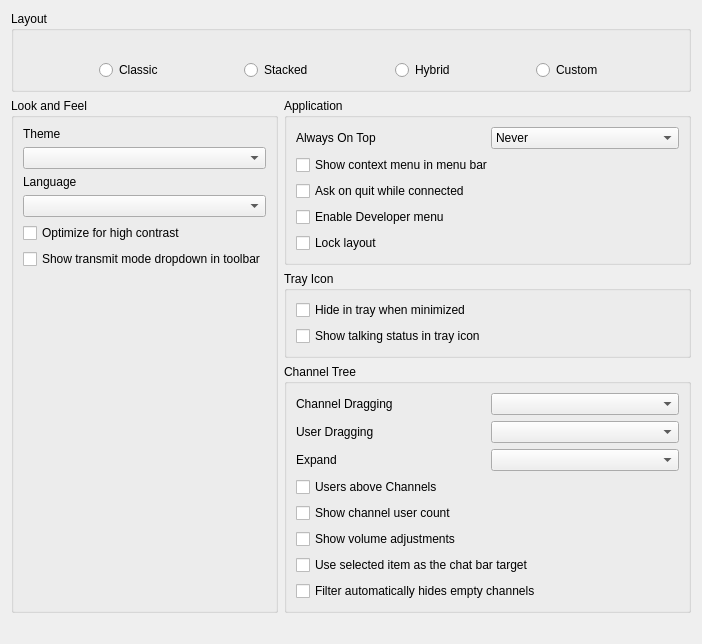
<?xml version="1.0" encoding="UTF-8"?>
<ui version="4.0">
 <class>LookConfig</class>
 <widget class="QWidget" name="LookConfig">
  <property name="geometry">
   <rect>
    <x>0</x>
    <y>0</y>
    <width>702</width>
    <height>611</height>
   </rect>
  </property>
  <property name="windowTitle">
   <string notr="true">Form</string>
  </property>
  <layout class="QGridLayout" name="gridLayout_4">
   <item row="1" column="0" rowspan="3">
    <widget class="QGroupBox" name="qgbLookFeel">
     <property name="title">
      <string>Look and Feel</string>
     </property>
     <layout class="QGridLayout" name="gridLayout">
      <item row="3" column="0" colspan="2">
       <widget class="MUComboBox" name="qcbLanguage">
        <property name="toolTip">
         <string>Language to use (requires restart)</string>
        </property>
        <property name="whatsThis">
         <string>&lt;b&gt;This sets which language Mumble should use.&lt;/b&gt;&lt;br /&gt;You have to restart Mumble to use the new language.</string>
        </property>
       </widget>
      </item>
      <item row="0" column="0">
       <widget class="QLabel" name="qliTheme">
        <property name="text">
         <string>Theme</string>
        </property>
       </widget>
      </item>
      <item row="1" column="0" colspan="2">
       <widget class="MUComboBox" name="qcbTheme">
        <property name="sizePolicy">
         <sizepolicy hsizetype="Preferred" vsizetype="Fixed">
          <horstretch>0</horstretch>
          <verstretch>0</verstretch>
         </sizepolicy>
        </property>
        <property name="toolTip">
         <string>Theme to use to style the user interface</string>
        </property>
        <property name="whatsThis">
         <string>&lt;b&gt;Configures which theme the Mumble user interface should be styled with&lt;/b&gt;&lt;br /&gt;Mumble will pick up themes from certain directories and display them in this list. The one you select will be used to customize the visual appearance of Mumble. This includes colors, icons and more.</string>
        </property>
       </widget>
      </item>
      <item row="5" column="0" colspan="2">
       <widget class="QCheckBox" name="qcbShowTransmitModeComboBox">
        <property name="text">
         <string>Show transmit mode dropdown in toolbar</string>
        </property>
       </widget>
      </item>
      <item row="4" column="0" colspan="2">
       <widget class="QCheckBox" name="qcbHighContrast">
        <property name="toolTip">
         <string>Apply some high contrast optimizations for visually impaired users</string>
        </property>
        <property name="text">
         <string>Optimize for high contrast</string>
        </property>
       </widget>
      </item>
      <item row="6" column="0">
       <spacer name="verticalSpacer">
        <property name="orientation">
         <enum>Qt::Vertical</enum>
        </property>
        <property name="sizeHint" stdset="0">
         <size>
          <width>20</width>
          <height>40</height>
         </size>
        </property>
       </spacer>
      </item>
      <item row="2" column="0">
       <widget class="QLabel" name="qliLanguage">
        <property name="text">
         <string>Language</string>
        </property>
        <property name="buddy">
         <cstring>qcbLanguage</cstring>
        </property>
       </widget>
      </item>
      <item row="0" column="1">
       <widget class="QLabel" name="qlThemesDirectory">
        <property name="text">
         <string/>
        </property>
        <property name="alignment">
         <set>Qt::AlignRight|Qt::AlignTrailing|Qt::AlignVCenter</set>
        </property>
       </widget>
      </item>
     </layout>
    </widget>
   </item>
   <item row="2" column="1">
    <widget class="QGroupBox" name="qgbTray">
     <property name="title">
      <string>Tray Icon</string>
     </property>
     <layout class="QVBoxLayout" name="verticalLayout">
      <item>
       <widget class="QCheckBox" name="qcbHideTray">
        <property name="toolTip">
         <string>Hide the main Mumble window in the tray when it is minimized.</string>
        </property>
        <property name="whatsThis">
         <string>&lt;b&gt;If set, minimizing the Mumble main window will cause it to be hidden and accessible only from the tray. Otherwise, it will be minimized as a window normally would.&lt;/b&gt;</string>
        </property>
        <property name="text">
         <string>Hide in tray when minimized</string>
        </property>
       </widget>
      </item>
      <item>
       <widget class="QCheckBox" name="qcbStateInTray">
        <property name="toolTip">
         <string>Displays talking status in system tray</string>
        </property>
        <property name="whatsThis">
         <string/>
        </property>
        <property name="text">
         <string>Show talking status in tray icon</string>
        </property>
       </widget>
      </item>
     </layout>
    </widget>
   </item>
   <item row="5" column="1">
    <spacer name="verticalSpacer_2">
     <property name="orientation">
      <enum>Qt::Vertical</enum>
     </property>
     <property name="sizeHint" stdset="0">
      <size>
       <width>20</width>
       <height>40</height>
      </size>
     </property>
    </spacer>
   </item>
   <item row="4" column="1">
    <spacer name="horizontalSpacer">
     <property name="orientation">
      <enum>Qt::Horizontal</enum>
     </property>
     <property name="sizeHint" stdset="0">
      <size>
       <width>40</width>
       <height>20</height>
      </size>
     </property>
    </spacer>
   </item>
   <item row="1" column="1">
    <widget class="QGroupBox" name="qgbApplication">
     <property name="title">
      <string>Application</string>
     </property>
     <layout class="QGridLayout" name="gridLayout_3" columnstretch="0,0">
      <item row="0" column="0">
       <widget class="QLabel" name="qliAlwaysOnTop">
        <property name="text">
         <string>Always On Top</string>
        </property>
       </widget>
      </item>
      <item row="0" column="1">
       <widget class="MUComboBox" name="qcbAlwaysOnTop">
        <property name="toolTip">
         <string>This setting controls when the application will be always on top.</string>
        </property>
        <property name="whatsThis">
         <string>This setting controls in which situations the application will stay always on top. If you select &lt;i&gt;Never&lt;/i&gt; the application will not stay on top. &lt;i&gt;Always&lt;/i&gt; will always keep the application on top. &lt;i&gt;In minimal view&lt;/i&gt; / &lt;i&gt;In normal view&lt;/i&gt; will only keep the application always on top when minimal view is activated / deactivated.</string>
        </property>
        <item>
         <property name="text">
          <string>Never</string>
         </property>
        </item>
        <item>
         <property name="text">
          <string>Always</string>
         </property>
        </item>
        <item>
         <property name="text">
          <string>In minimal view</string>
         </property>
        </item>
        <item>
         <property name="text">
          <string>In normal view</string>
         </property>
        </item>
       </widget>
      </item>
      <item row="1" column="0" colspan="2">
       <widget class="QCheckBox" name="qcbShowContextMenuInMenuBar">
        <property name="toolTip">
         <string>Adds user and channel context menus into the menu bar</string>
        </property>
        <property name="text">
         <string>Show context menu in menu bar</string>
        </property>
       </widget>
      </item>
      <item row="2" column="0" colspan="2">
       <widget class="QCheckBox" name="qcbAskOnQuit">
        <property name="toolTip">
         <string>Ask whether to close or minimize when quitting Mumble.</string>
        </property>
        <property name="whatsThis">
         <string>&lt;b&gt;If set, will verify you want to quit if connected.&lt;/b&gt;</string>
        </property>
        <property name="text">
         <string>Ask on quit while connected</string>
        </property>
       </widget>
      </item>
      <item row="3" column="0" colspan="2">
       <widget class="QCheckBox" name="qcbEnableDeveloperMenu">
        <property name="whatsThis">
         <string>&lt;b&gt;Enable Developer menu&lt;/b&gt;&lt;br /&gt;This enables the &quot;Developer&quot;-menu in Mumble. This menu is used for developer-specific features, such as the Developer Console.</string>
        </property>
        <property name="text">
         <string>Enable Developer menu</string>
        </property>
       </widget>
      </item>
      <item row="4" column="0" colspan="2">
       <widget class="QCheckBox" name="qcbLockLayout">
        <property name="whatsThis">
         <string>When in custom layout mode, checking this disables rearranging.</string>
        </property>
        <property name="text">
         <string>Lock layout</string>
        </property>
       </widget>
      </item>
     </layout>
    </widget>
   </item>
   <item row="3" column="1">
    <widget class="QGroupBox" name="qgbChannel">
     <property name="title">
      <string>Channel Tree</string>
     </property>
     <layout class="QGridLayout" name="gridLayout_2" columnstretch="0,0">
      <item row="0" column="0">
       <widget class="QLabel" name="qliChannelDrag">
        <property name="text">
         <string>Channel Dragging</string>
        </property>
       </widget>
      </item>
      <item row="0" column="1">
       <widget class="MUComboBox" name="qcbChannelDrag">
        <property name="toolTip">
         <string>This changes the behavior when moving channels.</string>
        </property>
        <property name="whatsThis">
         <string>This sets the behavior of channel drags; it can be used to prevent accidental dragging. &lt;i&gt;Move&lt;/i&gt; moves the channel without prompting. &lt;i&gt;Do Nothing&lt;/i&gt; does nothing and prints an error message. &lt;i&gt;Ask&lt;/i&gt; uses a message box to confirm if you really wanted to move the channel.</string>
        </property>
       </widget>
      </item>
      <item row="1" column="0">
       <widget class="QLabel" name="qliUserDrag">
        <property name="text">
         <string>User Dragging</string>
        </property>
       </widget>
      </item>
      <item row="1" column="1">
       <widget class="MUComboBox" name="qcbUserDrag">
        <property name="toolTip">
         <string>This changes the behavior when moving users.</string>
        </property>
        <property name="whatsThis">
         <string>This sets the behavior of user drags; it can be used to prevent accidental dragging. &lt;i&gt;Move&lt;/i&gt; moves the user without prompting. &lt;i&gt;Do Nothing&lt;/i&gt; does nothing and prints an error message. &lt;i&gt;Ask&lt;/i&gt; uses a message box to confirm if you really wanted to move the user.</string>
        </property>
       </widget>
      </item>
      <item row="2" column="0">
       <widget class="QLabel" name="qliExpand">
        <property name="text">
         <string>Expand</string>
        </property>
       </widget>
      </item>
      <item row="2" column="1">
       <widget class="MUComboBox" name="qcbExpand">
        <property name="toolTip">
         <string>When to automatically expand channels</string>
        </property>
        <property name="whatsThis">
         <string>This sets which channels to automatically expand. &lt;i&gt;None&lt;/i&gt; and &lt;i&gt;All&lt;/i&gt; will expand no or all channels, while &lt;i&gt;Only with users&lt;/i&gt; will expand and collapse channels as users join and leave them.</string>
        </property>
       </widget>
      </item>
      <item row="3" column="0" colspan="2">
       <widget class="QCheckBox" name="qcbUsersTop">
        <property name="toolTip">
         <string>List users above subchannels (requires restart).</string>
        </property>
        <property name="whatsThis">
         <string>&lt;b&gt;If set, users will be shown above subchannels in the channel view.&lt;/b&gt;&lt;br /&gt;A restart of Mumble is required to see the change.</string>
        </property>
        <property name="text">
         <string>Users above Channels</string>
        </property>
       </widget>
      </item>
      <item row="4" column="0" colspan="2">
       <widget class="QCheckBox" name="qcbShowUserCount">
        <property name="toolTip">
         <string>Show number of users in each channel</string>
        </property>
        <property name="text">
         <string>Show channel user count</string>
        </property>
       </widget>
      </item>
      <item row="5" column="0" colspan="2">
       <widget class="QCheckBox" name="qcbShowVolumeAdjustments">
        <property name="toolTip">
         <string>Show the local volume adjustment for each user (if any).</string>
        </property>
        <property name="text">
         <string>Show volume adjustments</string>
        </property>
       </widget>
      </item>
      <item row="6" column="0" colspan="2">
       <widget class="QCheckBox" name="qcbChatBarUseSelection">
        <property name="text">
         <string>Use selected item as the chat bar target</string>
        </property>
       </widget>
      </item>
      <item row="7" column="0" colspan="2">
       <widget class="QCheckBox" name="qcbFilterHidesEmptyChannels">
        <property name="text">
         <string>Filter automatically hides empty channels</string>
        </property>
       </widget>
      </item>
     </layout>
    </widget>
   </item>
   <item row="0" column="0" colspan="2">
    <widget class="QGroupBox" name="qgbLayout">
     <property name="title">
      <string>Layout</string>
     </property>
     <layout class="QGridLayout" name="gridLayoutLayout">
      <item row="0" column="5">
       <widget class="QLabel" name="qlLHybrid">
        <property name="sizePolicy">
         <sizepolicy hsizetype="Preferred" vsizetype="Preferred">
          <horstretch>0</horstretch>
          <verstretch>0</verstretch>
         </sizepolicy>
        </property>
        <property name="text">
         <string/>
        </property>
        <property name="pixmap">
         <pixmap>skin:layout_hybrid.svg</pixmap>
        </property>
        <property name="scaledContents">
         <bool>false</bool>
        </property>
       </widget>
      </item>
      <item row="1" column="5">
       <widget class="QRadioButton" name="qrbLHybrid">
        <property name="sizePolicy">
         <sizepolicy hsizetype="Preferred" vsizetype="Fixed">
          <horstretch>0</horstretch>
          <verstretch>0</verstretch>
         </sizepolicy>
        </property>
        <property name="text">
         <string>Hybrid</string>
        </property>
        <property name="iconSize">
         <size>
          <width>64</width>
          <height>64</height>
         </size>
        </property>
       </widget>
      </item>
      <item row="1" column="7">
       <widget class="QRadioButton" name="qrbLCustom">
        <property name="sizePolicy">
         <sizepolicy hsizetype="Preferred" vsizetype="Fixed">
          <horstretch>0</horstretch>
          <verstretch>0</verstretch>
         </sizepolicy>
        </property>
        <property name="text">
         <string>Custom</string>
        </property>
       </widget>
      </item>
      <item row="0" column="7">
       <widget class="QLabel" name="qlLCustom">
        <property name="text">
         <string/>
        </property>
        <property name="pixmap">
         <pixmap>skin:layout_custom.svg</pixmap>
        </property>
       </widget>
      </item>
      <item row="1" column="3">
       <widget class="QRadioButton" name="qrbLStacked">
        <property name="sizePolicy">
         <sizepolicy hsizetype="Preferred" vsizetype="Fixed">
          <horstretch>0</horstretch>
          <verstretch>0</verstretch>
         </sizepolicy>
        </property>
        <property name="text">
         <string>Stacked</string>
        </property>
        <property name="iconSize">
         <size>
          <width>64</width>
          <height>64</height>
         </size>
        </property>
       </widget>
      </item>
      <item row="1" column="1">
       <widget class="QRadioButton" name="qrbLClassic">
        <property name="sizePolicy">
         <sizepolicy hsizetype="Preferred" vsizetype="Fixed">
          <horstretch>0</horstretch>
          <verstretch>0</verstretch>
         </sizepolicy>
        </property>
        <property name="text">
         <string>Classic</string>
        </property>
        <property name="iconSize">
         <size>
          <width>64</width>
          <height>64</height>
         </size>
        </property>
       </widget>
      </item>
      <item row="1" column="2">
       <spacer name="horizontalSpacer_4">
        <property name="orientation">
         <enum>Qt::Horizontal</enum>
        </property>
        <property name="sizeHint" stdset="0">
         <size>
          <width>40</width>
          <height>20</height>
         </size>
        </property>
       </spacer>
      </item>
      <item row="0" column="1">
       <widget class="QLabel" name="qlLClassic">
        <property name="sizePolicy">
         <sizepolicy hsizetype="Preferred" vsizetype="Preferred">
          <horstretch>0</horstretch>
          <verstretch>0</verstretch>
         </sizepolicy>
        </property>
        <property name="pixmap">
         <pixmap>skin:layout_classic.svg</pixmap>
        </property>
       </widget>
      </item>
      <item row="0" column="3">
       <widget class="QLabel" name="qlLStacked">
        <property name="sizePolicy">
         <sizepolicy hsizetype="Preferred" vsizetype="Preferred">
          <horstretch>0</horstretch>
          <verstretch>0</verstretch>
         </sizepolicy>
        </property>
        <property name="text">
         <string/>
        </property>
        <property name="pixmap">
         <pixmap>skin:layout_stacked.svg</pixmap>
        </property>
       </widget>
      </item>
      <item row="1" column="4">
       <spacer name="horizontalSpacer_5">
        <property name="orientation">
         <enum>Qt::Horizontal</enum>
        </property>
        <property name="sizeHint" stdset="0">
         <size>
          <width>40</width>
          <height>20</height>
         </size>
        </property>
       </spacer>
      </item>
      <item row="1" column="0">
       <spacer name="horizontalSpacer_2">
        <property name="orientation">
         <enum>Qt::Horizontal</enum>
        </property>
        <property name="sizeHint" stdset="0">
         <size>
          <width>40</width>
          <height>20</height>
         </size>
        </property>
       </spacer>
      </item>
      <item row="1" column="8">
       <spacer name="horizontalSpacer_3">
        <property name="orientation">
         <enum>Qt::Horizontal</enum>
        </property>
        <property name="sizeHint" stdset="0">
         <size>
          <width>40</width>
          <height>20</height>
         </size>
        </property>
       </spacer>
      </item>
      <item row="1" column="6">
       <spacer name="horizontalSpacer_6">
        <property name="orientation">
         <enum>Qt::Horizontal</enum>
        </property>
        <property name="sizeHint" stdset="0">
         <size>
          <width>40</width>
          <height>20</height>
         </size>
        </property>
       </spacer>
      </item>
     </layout>
    </widget>
   </item>
  </layout>
 </widget>
 <customwidgets>
  <customwidget>
   <class>MUComboBox</class>
   <extends>QComboBox</extends>
   <header>widgets/MUComboBox.h</header>
  </customwidget>
 </customwidgets>
 <resources/>
 <connections/>
</ui>
